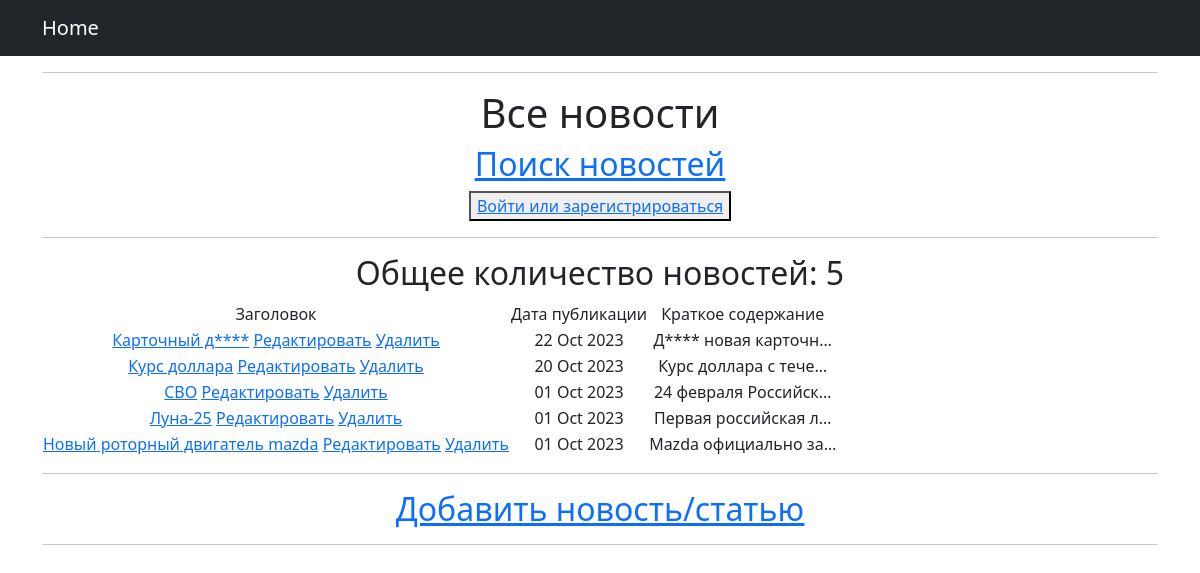
/, run on an earlier commit of the app's database.
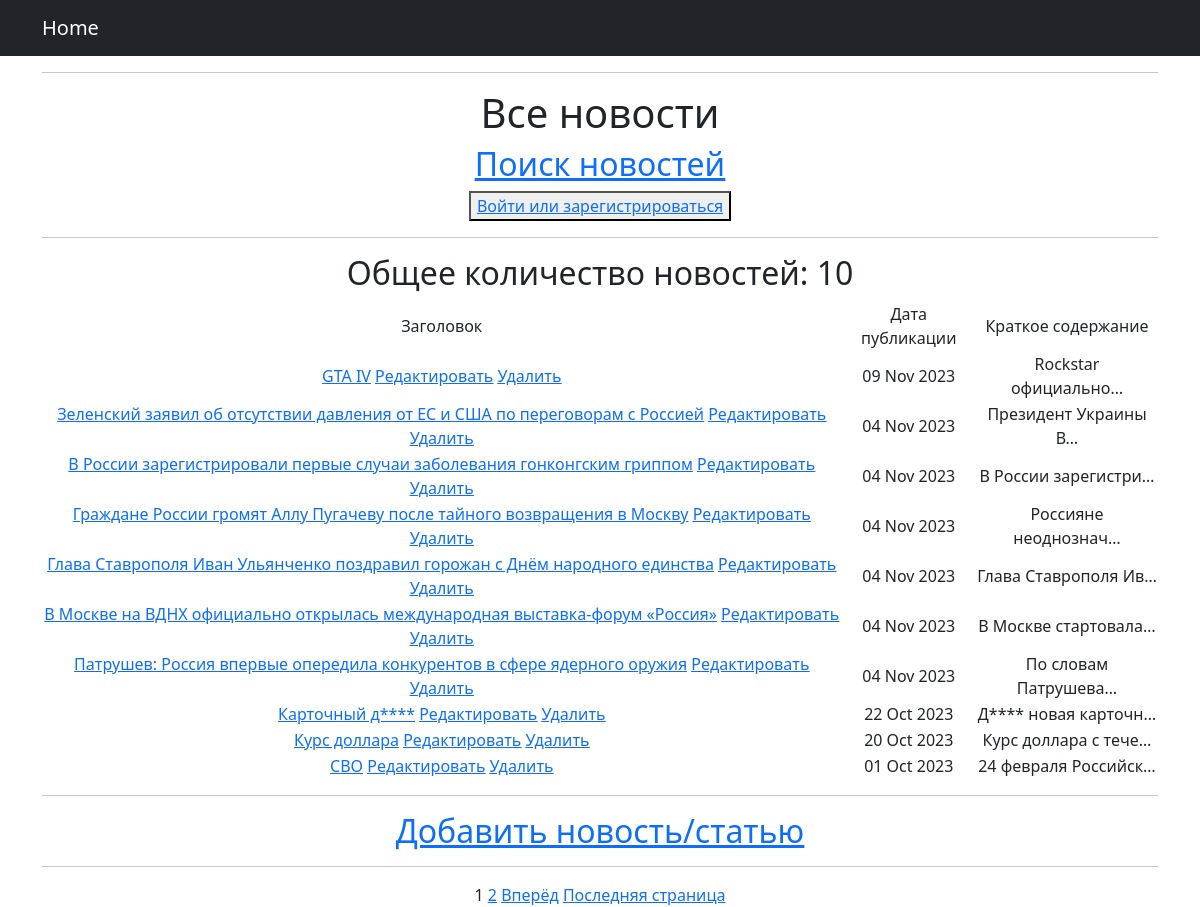
And on a later commit of the database.
### news_p/models.py (models this page shows, shortened)
class Post(models.Model):
    news = 'NW'
    article = "AR"
    POST_TYPE = [(news, 'Новость'), (article, 'Статья'),]
    type = models.CharField(max_length=2, choices=POST_TYPE, default=news)
    date = models.DateTimeField(auto_now_add=True)
    title = models.CharField(max_length=255)
    text = models.TextField()
    rating = models.IntegerField(default=0)
    author = models.ForeignKey(Author, on_delete=models.CASCADE)
    category = models.ManyToManyField(Category, through='PostCategory')

### news_p/views.py (the view)
# urls.py: path('', PostList.as_view()),
class PostList(ListView):
    model = Post
    ordering = '-date'
    template_name = 'all_news.html'
    context_object_name = 'posts'
    paginate_by = 10
    def get_queryset(self):
        queryset = super().get_queryset()
        self.filterset = PostFilter(self.request.GET, queryset)
        return self.filterset.qs
    def get_context_data(self, **kwargs):
        context = super().get_context_data(**kwargs)
        context['filter'] = self.filterset
        return context

### news_p/templatetags/custom_filters.py (called while the page is built)
@register.filter()
def censor(value):
    if type(value) != str:
        raise TypeError('Необходимо передать строку!')
    else:
        for word in value.split():
            if word.lower() in CENS_LIST:
                cens_word = word[0] + ((len(word) - 1) * '*')
                value = value.replace(word, cens_word)
    return value

### news_p/templatetags/custom_tags.py (called while the page is built)
@register.simple_tag(takes_context=True)
def url_replace(context, **kwargs):
   d = context['request'].GET.copy()
   for k, v in kwargs.items():
       d[k] = v
   return d.urlencode()

### templates/all_news.html (shortened to what this page needs)
{% extends 'flatpages/default.html' %}
{% load custom_filters %}
{% load custom_tags %}
{% block title %}
<hr>
<h1>Все новости</h1>
<a href="{% url 'search' %}"><u><h2>Поиск новостей</h2></u></a>
    {% if request.user.username %}
        <h2>{{ request.user.username }}</h2>
        <button><a href="{% url 'profile' %}">В личный кабинет</a></button>
    {% else %}
        <button><a href="{% url 'profile' %}">Войти или зарегистрироваться</a></button>
    {% endif %}
<hr>
{% endblock title %}
{% block content %}
<h2>Общее количество новостей: {{ posts|length }}</h2>
<table>
    <thead>
        <td> Заголовок </td>
        <td> Дата публикации </td>
        <td> Краткое содержание </td>
    </thead>
    {% for post in posts %}
        <tr>
            <td>
                <a href="{% url 'news_detail' post.id %}">{{ post.title|censor }}</a>
                <a href="{% url 'news_edit' post.id %}"><u>Редактировать</u></a>
                <a href="{% url 'news_delete' post.id %}"><u>Удалить</u></a>
            </td>
            <td>{{ post.date|date:'d M Y' }}</td>
            <td>{{ post.text|truncatechars:20|censor }}</td>
        </tr>
    {% endfor %}
</table>
<hr>
<a href="{% url 'news_add' %}"><h2>Добавить новость/статью</h2></a>
<hr>
{% if is_paginated %}
    {% for num in page_obj.paginator.page_range %}
        {% if page_obj.number == num %}
            <a>{{ num }}</a>
        {% elif num > page_obj.number|add:'-3' and num < page_obj.number|add:'3' %}            <a href="?{% url_replace page=num %}">{{ num }}</a>
        {% endif %}
    {% endfor %}
    {% if page_obj.has_next %}
        <a href="?{% url_replace page=page_obj.next_page_number %}">Вперёд</a>
        <a href="?{% url_replace page=page_obj.paginator.num_pages %}">Последняя страница</a>
    {% endif %}
{% endif %}
{% endblock content %}

### templates/flatpages/default.html (shortened to what this page needs)
<!DOCTYPE html>
<html lang="en">
    <head>
        {% load static %}
        <link href="{% static 'css/styles.css' %}" rel="stylesheet" />
    </head>
    <body>
        <nav class="navbar navbar-expand-lg navbar-dark bg-dark static-top">
            <div class="container">
                <a class="navbar-brand" href="{% url 'home' %}">Home</a>
            </div>
        </nav>
        <div class="container">
            <div class="row">
                <div class="col-lg-12 text-center">
                    {% block title %}{%endblock title %}
                    {% block content %}{% endblock content %}
                </div>
            </div>
        </div>
    </body>
</html>

What changed in the data, as far as the page shows it:
no longer on this page (row unchanged): Post: title|censor "Луна-25", date "01 Oct 2023", text|censor "Первая российская л…"
no longer on this page (row unchanged): Post: title|censor "Новый роторный двигатель mazda", date "01 Oct 2023", text|censor "Mazda официально за…"
added Post: title|censor "GTA IV", date "09 Nov 2023", text|censor "Rockstar официально…"
added Post: title|censor "Зеленский заявил об отсутствии давления от ЕС и США по переговорам с Россией", date "04 Nov 2023", text|censor "Президент Украины В…"
added Post: title|censor "В России зарегистрировали первые случаи заболевания гонконгским гриппом", date "04 Nov 2023", text|censor "В России зарегистри…"
added Post: title|censor "Граждане России громят Аллу Пугачеву после тайного возвращения в Москву", date "04 Nov 2023", text|censor "Россияне неоднознач…"
added Post: title|censor "Глава Ставрополя Иван Ульянченко поздравил горожан с Днём народного единства", date "04 Nov 2023", text|censor "Глава Ставрополя Ив…"
added Post: title|censor "В Москве на ВДНХ официально открылась международная выставка-форум «Россия»", date "04 Nov 2023", text|censor "В Москве стартовала…"
added Post: title|censor "Патрушев: Россия впервые опередила конкурентов в сфере ядерного оружия", date "04 Nov 2023", text|censor "По словам Патрушева…"
Also different on the page:
{{ posts|length }}: "5" → "10"
new list line: "1"
new list line: "2"
text now shown: "Вперёд Последняя страница"
